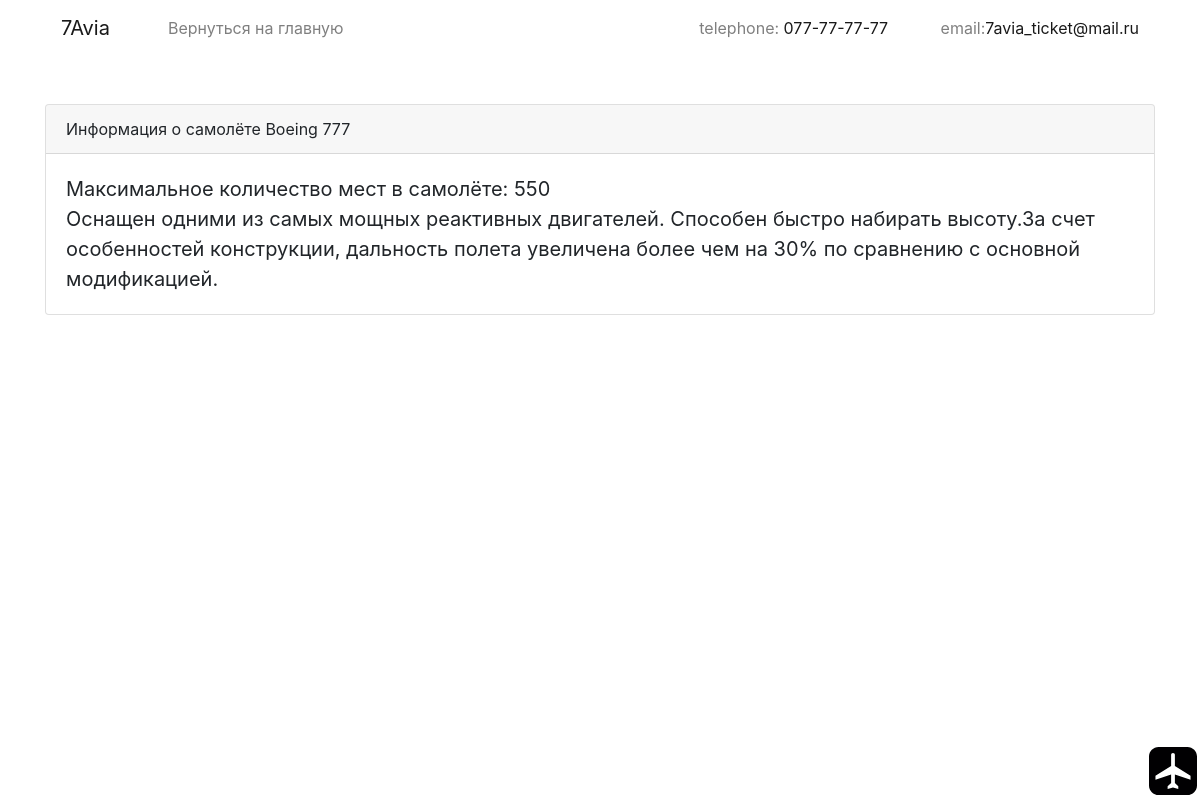
Screenshot of /infoBoeing.php with the database file from the repository.
### tables this page shows
CREATE TABLE `plane` (
  `id_plane` int(11) NOT NULL,
  `name_plane` varchar(20) DEFAULT NULL,
  `company` varchar(30) DEFAULT NULL,
  `max_places` int(11) DEFAULT NULL,
  `info` text DEFAULT NULL
);

### functions.php (called while the page is built, shortened)
<?php
function getBoeing(){
    global $link;
    $sql = "SELECT * FROM `plane` WHERE id_plane=1";
	$query= $link->query($sql);
	$query->execute();
	$data = $query->fetchAll();
	return $data;
}
?>

### infoBoeing.php (the view, shortened to what this page needs)
<?php
	require "db_connect.php";
  require "functions.php";
  $boeing = getBoeing();
?>
<!doctype html>
<html lang="ru">
  <head>
    <link rel="stylesheet" href="https://cdn.jsdelivr.net/npm/bootstrap@4.5.3/dist/css/bootstrap.min.css">
    <link rel="stylesheet" href="style.css">
  </head>
  <body>
    <div class="container" id="up">
		<nav class="navbar navbar-expand-lg navbar-light " style="background-color:white">
			<a class="navbar-brand" style="margin-right: 50px; " href="#">7Avia</a>
			<div class="collapse navbar-collapse" id="navbarText">
			  <ul class="navbar-nav mr-auto">
				<li class="nav-item">
				  <a class="nav-link" href="index.php">Вернуться на главную</a>
				</li>
			  </ul>
			  <span class="navbar-text">
				telephone: <a class="mr-5" href="tel:078113237"> 077-77-77-77</a>
				email:<a href="mailto:7avia_ticket@mail.ru">7avia_ticket@mail.ru</a>
			  </span>
			</div>
		</nav>
        <div class="card mt-5">
          <div class="card-header">
            Информация о самолёте
            <?php
            echo $boeing[0]['name_plane'];
            ?>
          </div>
          <div class="card-body">
            <blockquote class="blockquote mb-0">
                <?php
                  foreach($boeing as $b) {
                    echo "Максимальное количество мест в самолёте: ".$b['max_places']."<br>";
                    echo $b['info'];
                  }
                ?>
            </blockquote>
          </div>
        </div>
    </div>
    <a href="#up" style="position:fixed; right:-55px; bottom: 5px;"><img style="width:45%" src="images/fly1.svg"></a>
  </body>
</html>

### style.css (style rules this page uses)
html { scroll-behavior: smooth; }

### rows the page displays
plane: name_plane "Boeing 777", max_places "550", info "Оснащен одними из самых мощных реактивных двигателей. Способен быстро набирать высоту.За счет особенностей конструкции, дальность полета увеличена более чем на 30% по сравнению с основной модификацией."
